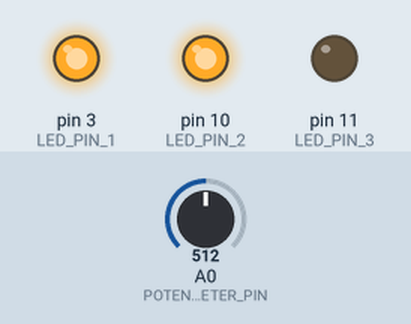
A sketch run on a simulated Arduino Uno, built with avr-gcc and run on an emulated ATmega328P. Shown: output pins drawn as LEDs (lit = HIGH). The inputs (shaded band) are chosen by the test bench; at power-on: A0 (POTENTIOMETER_PIN) = 512. What the sketch prints to the serial monitor is not drawn.

Above: at 1.2 s.
1.3 s: A0 (POTENTIOMETER_PIN) set to 500
At 2.3 s:
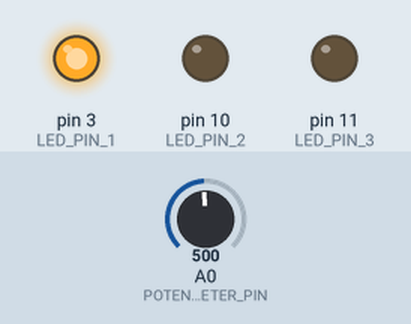
2.8 s: A0 (POTENTIOMETER_PIN) set to 264
4.3 s: A0 (POTENTIOMETER_PIN) set to 241
At 4.6 s:
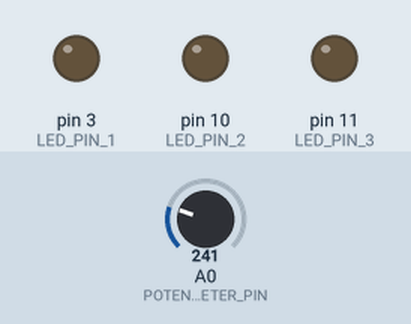
5.8 s: A0 (POTENTIOMETER_PIN) set to 900
At 6.9 s:
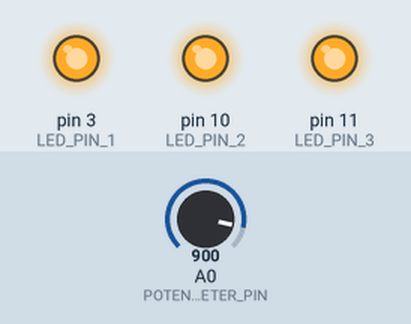
7.3 s: A0 (POTENTIOMETER_PIN) set to 785
8.8 s: A0 (POTENTIOMETER_PIN) set to 752
At 9.2 s:
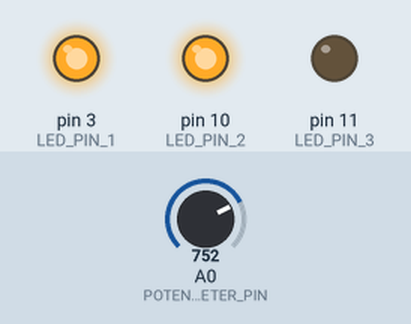
Timing chart, 0 to 11.3 s (numbered marks = the images above; inputs shaded):
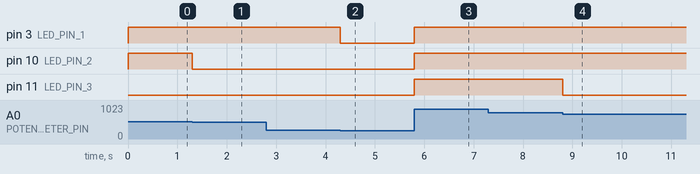

The sketch:

exercise-1-3-light-dimmer.ino
```cpp
/*
Exercise 1-3: Light Dimmer
Write a program to perform the following tasks:
    # Use the potentiometer as a rotary light dimmer switch
        - Continuous Mode
            * Light up an array of 3 LEDs with brightness level corresponds
              to the output voltage of the potentiometer,
              i.e. 0V = OFF; 2.5V = 50% brightness & 5V = Max brightness
        - Discrete Mode
            * Divide the output voltage of the potentiometer into
              4 discrete levels
              + Level 1: V_out < 1.25 V -> Turn off all LEDs
              + Level 2: 1.25 V ≤ V_out < 2.5 V -> Turn on 1 LED
              + Level 3: 2.5 V ≤ V_out < 3.75 V -> Turn on 2 LEDs
              + Level 4: V_out ≥ 3.75 V -> Turn on 3 LEDs
*/

// Assuming that circuit 1B is used
// and the LEDs are connected to pins 3, 10, and 11
// and wired normally to the Arduino,
// not reversed wired.

// Define the pins
#define LED_PIN_1 3
#define LED_PIN_2 10
#define LED_PIN_3 11
#define POTENTIOMETER_PIN A0

// The mode enum
enum Mode {
    CONTINUOUS,
    DISCRETE,
};

// The voltage level enum
enum VoltageLevel {
    ONE,
    TWO,
    THREE,
    FOUR,
};

// Initialise the voltage resolution
const float VOLTAGE_RESOLUTION = (5 - 0) / (pow(2, 10) - 1);

// Initialise the mode
const enum Mode MODE = DISCRETE;

// The function to set up the Arduino
void setup() {

    // Declare the potentiometer pin as an input
    pinMode(POTENTIOMETER_PIN, INPUT);

    // Declare all the LED pins as outputs
    pinMode(LED_PIN_1, OUTPUT);
    pinMode(LED_PIN_2, OUTPUT);
    pinMode(LED_PIN_3, OUTPUT);

    // Initialise serial connection
    Serial.begin(9600);

    // Print that the Arduino is ready
    Serial.println("Arduino initialised.");
}

// The function to get the voltage level from the potentiometer value
enum VoltageLevel get_voltage_level(float potentiometer_value) {

    // Multiply the potentiometer value by the voltage resolution
    float potentiometer_voltage = potentiometer_value * VOLTAGE_RESOLUTION;

    // If the potentiometer voltage is less than 1.25 V
    if (potentiometer_voltage < 1.25) {
        return ONE;
    }

    // Otherwise, if the potentiometer voltage is between 1.25 V and 2.5 V
    else if (1.25 <= potentiometer_voltage && potentiometer_voltage < 2.5) {
        return TWO;
    }

    // Otherwise, if the potentiometer voltage is between 2.5 V and 3.75 V
    else if (2.5 <= potentiometer_voltage && potentiometer_voltage < 3.75) {
        return THREE;
    }

    // Otherwise, if the potentiometer voltage is greater than
    // or equal to 3.75 V
    else {
        return FOUR;
    }
}

// The main loop function
void loop() {

    // Read the potentiometer value
    float potentiometer_value = analogRead(POTENTIOMETER_PIN);

    // If the mode is continuous
    if (MODE == CONTINUOUS) {

        // Map the potentiometer value to the LED brightness
        int led_brightness = map(potentiometer_value, 0, 1023, 0, 255);

        // Set the LED brightness on the LED pins
        analogWrite(LED_PIN_1, led_brightness);
        analogWrite(LED_PIN_2, led_brightness);
        analogWrite(LED_PIN_3, led_brightness);

        // Exit the function
        return;
    }

    // Otherwise, if the mode is discrete.
    // Get the voltage level.
    enum VoltageLevel voltage_level = get_voltage_level(potentiometer_value);

    // Switch on the voltage level
    switch (voltage_level) {

        // Turn off all the LEDs at voltage level 1
        // and by default
        default:
        case ONE:
            digitalWrite(LED_PIN_1, LOW);
            digitalWrite(LED_PIN_2, LOW);
            digitalWrite(LED_PIN_3, LOW);
            break;

            // Turn on the first LED at voltage level 2
        case TWO:
            digitalWrite(LED_PIN_1, HIGH);
            digitalWrite(LED_PIN_2, LOW);
            digitalWrite(LED_PIN_3, LOW);
            break;

            // Turn on the first 2 LEDs at voltage level 3
        case THREE:
            digitalWrite(LED_PIN_1, HIGH);
            digitalWrite(LED_PIN_2, HIGH);
            digitalWrite(LED_PIN_3, LOW);
            break;

            // Turn on all the LEDs at voltage level 4
        case FOUR:
            digitalWrite(LED_PIN_1, HIGH);
            digitalWrite(LED_PIN_2, HIGH);
            digitalWrite(LED_PIN_3, HIGH);
            break;
    }
}
```

Measured:
- the behaviour switches between 512 and 511 on A0 (POTENTIOMETER_PIN) (found by bisection; images 0 and 1)
- the behaviour switches between 256 and 255 on A0 (POTENTIOMETER_PIN) (found by bisection; images 1 and 2)
- the behaviour switches between 768 and 767 on A0 (POTENTIOMETER_PIN) (found by bisection; images 3 and 4)
- after the input at 1.3 s, pin 10 (LED_PIN_2): HIGH → LOW at once
- after the input at 2.8 s, every drawn part: stays the same
- after the input at 4.3 s, pin 3 (LED_PIN_1): HIGH → LOW at once
- after the input at 5.8 s, pin 3 (LED_PIN_1), pin 10 (LED_PIN_2), pin 11 (LED_PIN_3): LOW → HIGH at once
- after the input at 7.3 s, every drawn part: stays the same
- after the input at 8.8 s, pin 11 (LED_PIN_3): HIGH → LOW at once
